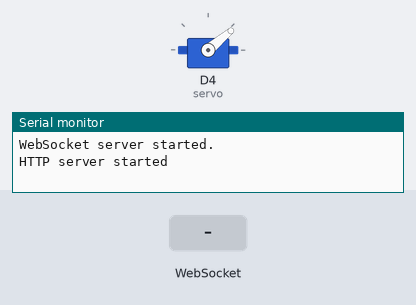
The sketch below on a simulated ESP8266 (NodeMCU). Parts: servo, the last lines printed to the serial monitor. Inputs (shaded band) come from the test bench. Storage starts empty.

Above: at 1.2 s.
1.3 s: WebSocket text "90" received
At 1.8 s:
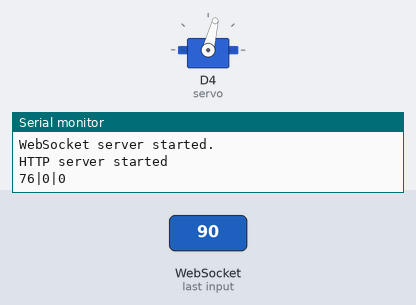
2.8 s: WebSocket text "200" received
At 4.1 s:
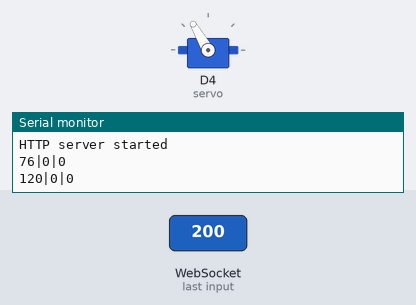
Timing chart, 0 to 5.8 s (numbered marks = the images above; inputs shaded):
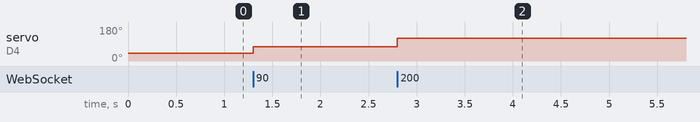

The sketch:

ServoJoystick.ino
```cpp
/*
 * @file: ServoJoystick.ino
 * @date: July 02 2022
 * @author: Thales Alves
 * @brief: Control servo through web joystick
 */

#include <ESP8266WiFi.h>
#include <WiFiClient.h>
#include <ESP8266WebServer.h>
#include <ESP8266mDNS.h>
#include <FS.h>

#include <Arduino.h>
#include <WebSocketsServer.h>
#include <Hash.h>

#include <String.h>
#include <Servo.h>

Servo servo;
ESP8266WebServer server(80);
WebSocketsServer webSocket = WebSocketsServer(81);

void control(char * data){

  int nA = strcspn(data, "/");
  char *pAngle = data;
  pAngle[nA] = '\0';
  char *pThrust = &data[nA + 1];
  int nT = strcspn(pThrust, "/");
  pThrust[nT] = '\0';
  char *pLights = &pThrust[nT + 1];

  int angle = atoi(pAngle);
  angle = angle >= 0 ? 40 + (angle / 2.5) : 40 - ((angle * -1) / 2.5);

  int thrust = atoi(pThrust);
  bool lights = atoi(pLights);

  servo.write(angle);

  Serial.printf("%d", angle);
  Serial.printf("|");

  Serial.printf("%d", thrust);
  Serial.printf("|");

  Serial.printf("%d\n", lights);

}

void webSocketEvent(uint8_t num, WStype_t type, uint8_t * payload, size_t length) {

  if (type == WStype_TEXT){
    control((char *)payload);
  }

}//webSocketEvent

bool handleFileRead(String path){
  Serial.println("handleFileRead: " + path);
  if(path.endsWith("/")) path += "joystick.html";

  if( SPIFFS.exists(path)){
    File file = SPIFFS.open(path, "r");
    size_t sent = server.streamFile(file, "text/html");
    file.close();
    return true;
  }
  return false;
}

const char *ssid = "Esp_AP";
const char *password = "senha_dificil";

void setup(void){

  servo.attach(D4, 500, 2400); //D4
  servo.write(40);

  Serial.begin(115200);
  Serial.print("\n");
  Serial.setDebugOutput(true);

  SPIFFS.begin();

  Serial.print("Configuring access point...");
  WiFi.mode(WIFI_AP);
  WiFi.softAP(ssid, password);
  IPAddress myIP = WiFi.softAPIP();
  Serial.print("AP IP address: ");
  Serial.println(myIP);

  webSocket.begin();
  webSocket.onEvent(webSocketEvent);
  Serial.println("WebSocket server started.");

  server.onNotFound([](){
    if(!handleFileRead(server.uri()))
      server.send(404, "text/plain", "FileNotFound");
  });

  server.begin();
  Serial.println("HTTP server started");
}

void loop(void){
  server.handleClient();
  webSocket.loop();
}
```

Measured:
- after the input at 1.3 s, servo on D4 (servo): 40° → 76° at once
- after the input at 2.8 s, servo on D4 (servo): 76° → 120° at once
